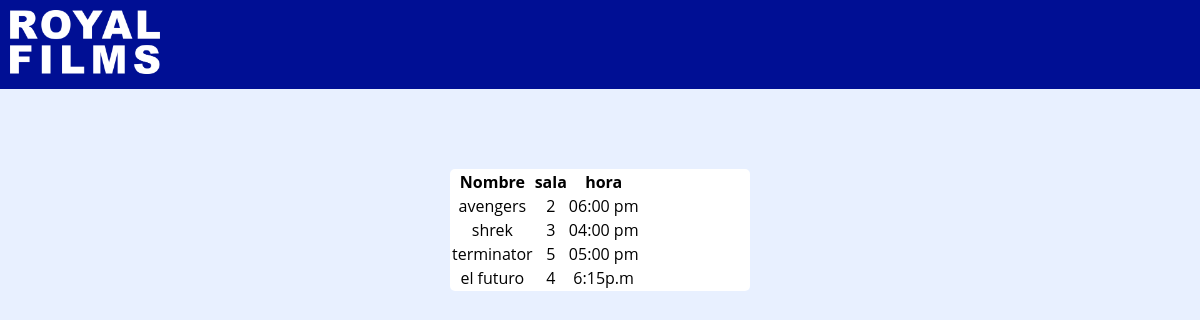
The app's page /peliculas_listar with its own data.
### tables this page shows
CREATE TABLE productos (codigo INTEGER PRIMARY KEY AUTOINCREMENT, nombre VARCHAR NOT NULL, precio INTEGER NOT NULL, stock INTEGER NOT NULL);

### app.py (the view)
@app.route("/peliculas_listar", methods=["GET", "POST"])
def peliculas_listar():
    with sqlite3.connect("cine.db") as con:
        con.row_factory = sqlite3.Row  # Lista de diccionario
        cur = con.cursor()
        cur.execute("SELECT * FROM productos")
        rows = cur.fetchall()
        return render_template("lista-peliculas.html", rows=rows)

### templates/lista-peliculas.html
{% extends "base.html" %} {% block title %} Listado de Peliculas {% endblock %} {% block content %}
<div class="centrado1">
    <table>
        <thead>
            <tr>
                <th>Nombre</th>
                <th>sala</th>
                <th>hora</th>
            </tr>
        </thead>
        <tbody>
            {% for usu in rows %}
            <tr>
                <td>{{ usu["nombre"] }}</td>
                <td>{{ usu["precio"] }}</td>
                <td>{{ usu["stock"] }}</td>
            </tr>
            {% endfor %}
        </tbody>
    </table>
</div>
<br>
<br> {% endblock %}

### static/css/estilos.css (style rules this page uses)
body, html { width: 100%; height: 100%; margin: 0; }
.centrado1 { margin-left: -40px; width: 200px; height: 30px; border-radius: 5px; -webkit-border-radius: 5px; -moz-border-radius: 5px; -ms-border-radius: 5px; -o-border-radius: 5px; background-color: rgb(255, 255, 255); border: 3px ; text-align: center; width: 300px; height: auto; position: relative; margin: 80px auto; }
body { background-color: rgb(232, 240, 255); }
* { margin: 0; padding: 0; box-sizing: border-box; font-family: 'Open Sans', sans-serif; }

### records on screen
productos: nombre "avengers", precio "2", stock "06:00 pm"
productos: nombre "shrek", precio "3", stock "04:00 pm"
productos: nombre "terminator", precio "5", stock "05:00 pm"
productos: nombre "el futuro", precio "4", stock "6:15p.m"
